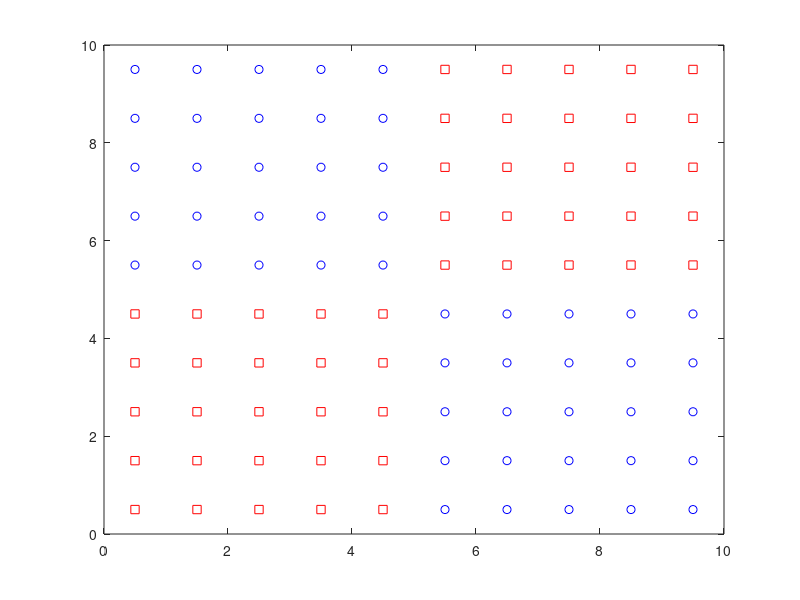

The MATLAB source for this figure: (Note: this script raises an error after producing the figure.)

function [weight,lambda,obj]=laspatedex1noreg()

%%%%%%%%%%%%%%%%%%%%%%%%%%%%%%%%%%%%%%%%%%%%%%%%%%%%%%%%%%%%%%%%%
% Spatial discretization for a test problem in the plane:
%  *    *   *  *  *  *  *  *  *  *
%  *    *   *  *  *  *  *  *  *  *
%  *    *   *  *  *  *  *  *  *  *
%  *    *   *  *  *  *  *  *  *  *
%  *    *   *  *  *  *  *  *  *  *
%  *    *   *  *  *  *  *  *  *  *
%  *    *   *  *  *  *  *  *  *  *
%  *    *   *  *  *  *  *  *  *  *
% 1,2  2,2  *  *  *  *  *  *  *  *
% 1,1  2,1 3,1 *  *  *  *  *  *  *
% (Xi,Yi) below for region numbered i
%%%%%%%%%%%%%%%%%%%%%%%%%%%%%%%%%%%%%%%%%%%%%%%%%%%%%%%%%%%%%%%%%

xmax=10;
ymax=10;
Nx=10;
Ny=10;
R=Nx*Ny;
T=4*7;
Groups=cell(1,4);
nbGroups=4;
whichgroup=zeros(T,1);
for t=1:T
    whichgroup(t)=mod(t-1,4)+1;
end
Groups{1,1}=[1];
Groups{1,2}=[2];
Groups{1,3}=[3];
Groups{1,4}=[4];
for i=1:4
    for j=1:6
        Groups{1,i}=[Groups{1,i},Groups{1,i}(j)+4];
    end
end
C=1;
nbWeeks=20;
nbYears=1;
nbObervationsTotal=nbWeeks*nbYears;
maxObs=nbObervationsTotal;
lambdaTeoricos=zeros(T,R,C);
durations=ones(1,T);
nbVars=1;
sample=zeros(T,R,C,maxObs);
compteur=1;
for i=1:(Ny/2)
    for j=1:(Nx/2)
        type(compteur)=1;
        for k=1:length(Groups{1,1})
            lambdaTeoricos(Groups{1,1}(k),compteur,1)=0.5;
        end
        for k=1:length(Groups{1,3})
            lambdaTeoricos(Groups{1,3}(k),compteur,1)=0.5;
        end
        for k=1:length(Groups{1,2})
            lambdaTeoricos(Groups{1,2}(k),compteur,1)=0.1;
        end
        for k=1:length(Groups{1,4})
            lambdaTeoricos(Groups{1,4}(k),compteur,1)=0.1;
        end
        compteur=compteur+1;
    end
    for j=1:(Nx/2)
        type(compteur)=2;
        for k=1:length(Groups{1,1})
            lambdaTeoricos(Groups{1,1}(k),compteur,1)=0.1;
        end
        for k=1:length(Groups{1,2})
            lambdaTeoricos(Groups{1,2}(k),compteur,1)=0.5;
        end
        for k=1:length(Groups{1,3})
            lambdaTeoricos(Groups{1,3}(k),compteur,1)=0.1;
        end
        for k=1:length(Groups{1,4})
            lambdaTeoricos(Groups{1,4}(k),compteur,1)=0.5;
        end
        compteur=compteur+1;
    end
end

for i=(Ny/2)+1:Ny
    for j=1:(Nx/2)
        type(compteur)=2;
        for k=1:length(Groups{1,1})
            lambdaTeoricos(Groups{1,1}(k),compteur,1)=0.1;
        end
        for k=1:length(Groups{1,2})
            lambdaTeoricos(Groups{1,2}(k),compteur,1)=0.5;
        end
        for k=1:length(Groups{1,3})
            lambdaTeoricos(Groups{1,3}(k),compteur,1)=0.1;
        end
        for k=1:length(Groups{1,4})
            lambdaTeoricos(Groups{1,4}(k),compteur,1)=0.5;
        end
        compteur=compteur+1;
    end
    for j=1:(Nx/2)
        type(compteur)=1;
        for k=1:length(Groups{1,1})
            lambdaTeoricos(Groups{1,1}(k),compteur,1)=0.5;
        end
        for k=1:length(Groups{1,3})
            lambdaTeoricos(Groups{1,3}(k),compteur,1)=0.5;
        end
        for k=1:length(Groups{1,2})
            lambdaTeoricos(Groups{1,2}(k),compteur,1)=0.1;
        end
        for k=1:length(Groups{1,4})
            lambdaTeoricos(Groups{1,4}(k),compteur,1)=0.1;
        end
        compteur=compteur+1;
    end
end

nbObservations=zeros(C,R,T);
for t=1:T
    for i=1:R
        for p=1:C
            %lambdaTeoricos(t,g,i,p)=2*rand*duration(t);
            nbObservations(p,i,t)=nbObervationsTotal;
            sample(t,i,p,:)=poissrnd(lambdaTeoricos(t,i,p)*durations(t),1,nbObervationsTotal);
            nbArrivals(p,i,t)=sum(sample(t,i,p,:));
            estimated(t,i,p)=nbArrivals(p,i,t)/(nbObservations(p,i,t)*durations(t));
            nbVars=nbVars+1;
        end
    end
end

est=zeros(2,4);
for t=1:4
    nbtype1=0;
    nbtype2=0;
    for i=1:R
        if (type(i)==1)
            est(1,t)=est(1,t)+nbArrivals(1,i,t);
            nbtype1=nbtype1+nbObervationsTotal;
        else
            est(2,t)=est(2,t)+nbArrivals(1,i,t);
            nbtype2=nbtype2+nbObervationsTotal;
        end
    end
    est(1,t)=est(1,t)/nbtype1;
    est(2,t)=est(2,t)/nbtype2;
end


for i=1:Nx
    absc(i)=xmax/(2*Nx)+(xmax/Nx)*(i-1);
end
for i=1:Ny
    ord(i)=ymax/(2*Ny)+(ymax/Ny)*(i-1);
end

for i=1:Nx
      for j=1:Ny
          if (type((j-1)*Nx+i)==1)
             plot(absc(i),ord(j),'rs');
             hold on;
          else
             plot(absc(i),ord(j),'bo');
             hold on;
          end
      end
end

for i=1:R
    %type(i)=1+floor(4*rand);  
    Xi=mod(i,Nx);
    if (Xi==0)
       Yi=i/Nx;
    else
       Yi=1+(i-Xi)/Nx;
    end
    if (Xi==0)
        Xi=Nx;
    end
    neighbors{1,i}=[];
    %Possible neighbors are (Xi,Yi-1),(Xi,Yi+1),
    %(Xi-1,Yi),(Xi+1,Yi),
    %(Xi-1,Yi+1),(Xi-1,Yi-1),
    %(Xi+1,Yi+1), and (Xi+1,Yi-1),
    if (Yi-1>=1)
        neighbors{1,i}=[neighbors{1,i},(Yi-2)*Nx+Xi];     
    end
    if (Yi+1<=Ny)
        neighbors{1,i}=[neighbors{1,i},Yi*Nx+Xi];     
    end
    if (Xi-1>=1)
        neighbors{1,i}=[neighbors{1,i},(Yi-1)*Nx+Xi-1];     
    end
    if (Xi+1<=Nx)
        neighbors{1,i}=[neighbors{1,i},(Yi-1)*Nx+Xi+1];     
    end
    if ((Yi+1<=Ny)&&(Xi-1>=1))
        neighbors{1,i}=[neighbors{1,i},Yi*Nx+Xi-1];     
    end
    if ((Yi-1>=1)&&(Xi-1)>=1)
        neighbors{1,i}=[neighbors{1,i},(Yi-2)*Nx+Xi-1];     
    end
    if ((Yi+1<=Ny)&&(Xi+1)<=Nx)
        neighbors{1,i}=[neighbors{1,i},Yi*Nx+Xi+1];     
    end
    if ((Yi-1>=1)&&(Xi+1)<=Nx)
        neighbors{1,i}=[neighbors{1,i},(Yi-2)*Nx+Xi+1];     
    end
    for j=1:R
        Xj=mod(j,Nx);
        if (Xj==0)
          Yj=j/Nx;
        else
          Yj=1+((j-Xj)/Nx);
        end
        if (Xj==0)
            Xj=Nx;
        end
        %distance(i,j)=norm([absc(Xi)-absc(Xj);ord(Yi)-ord(Yj)]);
        distance(i,j)=1;
    end
end

epsilon=0.001;
lambda0=epsilon*ones(C,R,T);
weight=1;
sigma=0.5;
betaBar=1;
iterMax=30;
model='noreg';
params.neighbors=neighbors;
params.type=type;
params.distance=distance;
params.alpha=1;

weights=[0,0.01,0.05,0.01,0.1,1,5,10,20,30,40,50,60,70,80,90,100,110,120,130,140,150,160,170,180,190,200,210,220,230,240,250,260,270,280,290,300,310,320,330,340,350,360,370,380,390,400];
alphas=[0,0.01,0.05,0.01,0.1,1,5,10,20,30,40,50,60,70,80,90,100,110,120,130,140,150,160,170,180,190,200,210,220,230,240,250,260,270,280,290,300,310,320,330,340,350,360,370,380,390,400];

err=[];

for it=1:length(weights)
    it
    params.alpha=alphas(it);
    weight=weights(it);
    [lambda,obj]=laspated(model,nbObservations,nbArrivals,T,R,C,durations,Groups,whichgroup,weight*ones(1,nbGroups),sigma,iterMax,epsilon,lambda0,params);
    differenceL2=[];
    for t=1:T
            for i=1:R
                for p=1:C
                    differenceL2=[differenceL2;abs(lambdaTeoricos(t,i,p)-lambda(p,i,t))/lambdaTeoricos(t,i,p)];
                end
            end
    end
    err=[err,mean(differenceL2)]; 
end
figure()
plot(err);

proportion=0.2;
[cputime,weight,lambda]=crossValidation(model,sample,T,R,C,sigma,lambda0,iterMax,proportion,epsilon,durations,Groups,whichgroup,weights,params);


